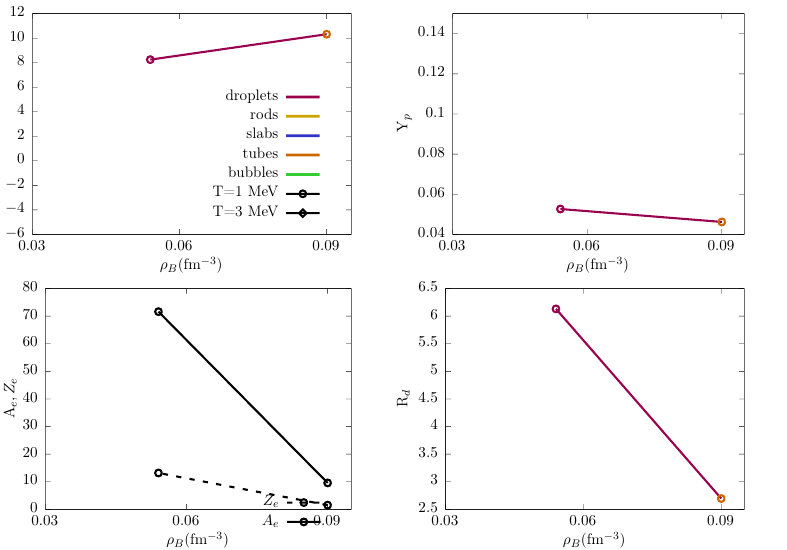

Source code (gnuplot):
set output 'pasta.tex'
set terminal cairolatex pdf color colortext standalone size 20 cm, 14 cm

set multiplot layout 2,2 rowsfirst

set xlabel "$\\rho_B$(fm$^{-3}$)"

set key at 0.09,6 spacing 1.5

#set ytics 20.
set xtics 0.03
set xrange[:.095]
set yrange[-6:]
set cbrange [1:5]

# define the palette to your liking
set palette defined( 1.0 "#99004d", 2.0 "#cca300", 3.0 "#3333cc", 4.0 "#cc6600", 5.0 "#33cc33")

unset colorbox
set rmargin 6

plot 	"../data/cpa_iufsu_betaEq_T1.000000.txt"   			u 1:3:13 every 4 w lp pt 6  ps .8 lw 6 lc palette notitle ,\
			"../data/cpa_iufsu_betaEq_T3.000000.txt"   			u 1:3:13 every 4 w lp pt 12 ps .9 lw 6 lc palette notitle ,\
			NaN lc rgb "#99004d" lw 8 title "droplets" ,\
    	NaN lc rgb "#cca300" lw 8 title "rods",\
    	NaN lc rgb "#3333cc" lw 8 title "slabs" ,\
    	NaN lc rgb "#cc6600" lw 8 title "tubes",\
    	NaN lc rgb "#33cc33" lw 8 title "bubbles" ,\
			NaN w lp pt 6  ps .8 lw 6 lc rgb "black" title "T=1 MeV",\
			NaN w lp pt 12 ps .9 lw 6 lc rgb "black" title "T=3 MeV"

unset yrange
set yrange[:0.15]
set ylabel offset 0.0,0.0 "Y_p"
plot 	"../data/cpa_iufsu_betaEq_T1.000000.txt"   			u 1:7:13 every 4 w lp pt 6  ps .8 lw 6 lc palette notitle ,\
			"../data/cpa_iufsu_betaEq_T3.000000.txt"   			u 1:7:13 every 4 w lp pt 12 ps .9 lw 6 lc palette notitle

unset yrange
#set yrange[:0.15]
set ylabel offset 0.0,0.0 "A_e, Z_e"
plot 	"../data/cpa_iufsu_betaEq_T1.000000.txt"   			u 1:4:13 every 4 w lp pt 6  dt 2 ps .8 lw 6 lc rgb "black" title "$Z_e$" ,\
			"../data/cpa_iufsu_betaEq_T3.000000.txt"   			u 1:4:13 every 4 w lp pt 12 dt 2 ps .9 lw 6 lc rgb "black" notitle	,\
		 	"../data/cpa_iufsu_betaEq_T1.000000.txt"   			u 1:5:13 every 4 w lp pt 6  dt 1 ps .8 lw 6 lc rgb "black" title "$A_e$" ,\
			"../data/cpa_iufsu_betaEq_T3.000000.txt"   			u 1:5:13 every 4 w lp pt 12 dt 1 ps .9 lw 6 lc rgb "black" notitle			

unset yrange
#set yrange[:1e-6]
set ylabel offset 0.0,0.0 "R_d"
plot 	"../data/cpa_iufsu_betaEq_T1.000000.txt"   			u 1:9:13 every 4 w lp pt 6  ps .8 lw 6 lc palette notitle ,\
			"../data/cpa_iufsu_betaEq_T3.000000.txt"   			u 1:9:13 every 4 w lp pt 12 ps .9 lw 6 lc palette notitle
